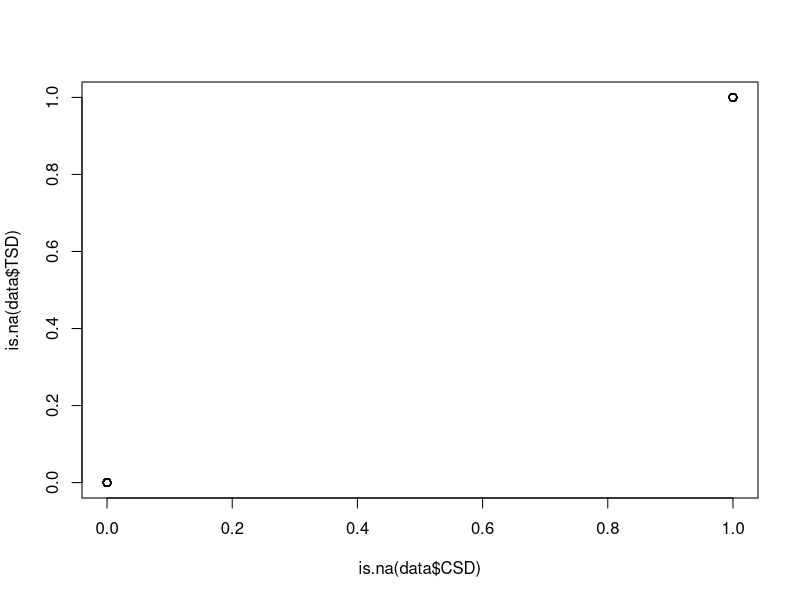

Here is the R script that generated this plot:

# Clear out the R-Environment
rm(list=ls())

# Load packages
library(metafor)
library(plyr)

# Function to calculate the effect sizes both ways
my_calc_es<-function(c_mean, c_sd, c_n, t_mean, t_sd, t_n, study_id){
	
	# Load package locally
	require(plyr)
	
	# bind all together
	data<-data.frame(c_mean=c_mean, c_sd=c_sd, c_n=c_n, t_mean=t_mean, t_sd=t_sd, t_n=t_n, study_id=study_id)
	
	# Calculate the CVs
	data$c_cv<-data$c_sd/data$c_mean
	data$t_cv<-data$t_sd/data$t_mean
	
	# Get the weighted CV^2
	# First pool at the level of the study, weighted
	pooled<-ddply(data, .(study_id), summarise, c_cv2=weighted.mean(c_cv^2, c_n, na.rm=T), t_cv2=weighted.mean(t_cv^2, t_n, na.rm=T), c_n=mean(c_n, na.rm=T), t_n=mean(t_n, na.rm=T))
	
	# Now get the weighted cv2s
	mean_c_cv2<-weighted.mean(pooled$c_cv2, pooled$c_n, na.rm=T)
	mean_t_cv2<-weighted.mean(pooled$t_cv2, pooled$t_n, na.rm=T)
	
	# Calculate the effect sizes and variances different ways
	yi_miss<-log(data$t_mean / data$c_mean) + 0.5 * (data$t_cv^2 / data$t_n - data$c_cv^2 / data$c_n)
	vi_miss<-data$t_cv^2 / data$t_n + data$c_cv^2 / data$c_n + data$t_cv^4 / (2 * data$t_n^2) + data$c_cv^4 / (2 * data$c_n^2)

	yi_1B<-log(data$t_mean / data$c_mean) + 0.5 * (mean_t_cv2 / data$t_n - mean_c_cv2 / data$c_n)
	vi_1B<-mean_t_cv2 / data$t_n + mean_c_cv2 / data$c_n + mean_t_cv2^2 / (2 * data$t_n^2) + mean_c_cv2^2 / (2 * data$c_n^2)

	yi_1A<-yi_miss
	vi_1A<-vi_miss
	
	missing<-which(is.na(data$c_sd) == T)
	yi_1A[missing]<-yi_1B[missing]
	vi_1A[missing]<-vi_1B[missing]
	
	
	# Caluclate the matrix for method 2 - note this is just method 1B in the diagonal
	Vf<-diag(vi_1B)
	row.names(Vf)<-seq(1, length(yi_1A), 1)
	colnames(Vf)<-seq(1, length(yi_1A), 1)

	
	# Package up and return as list - first object is effect sizes, second is matrix for method 2
	output<-list()
	output[[1]]<-data.frame(ES_ID = seq(1, length(yi_1A), 1), yi_miss = yi_miss, vi_miss = vi_miss, yi_1A = yi_1A, vi_1A = vi_1A, yi_1B = yi_1B, vi_1B = vi_1B)
	output[[2]]<-Vf
	return(output)
}


# Load the data
data<-read.csv("data_test.csv")
head(data)

# Lets follow their lead and split by grazing type as per the paper. Here I will only re-analyse the CG group
data<-data[which(data$Comparison == "CG-SRG"),]

# Double check some stuff

# How many effect sizes
dim(data)[1]
# 173

# How many studies
length(unique(data$Study))
# 67 Studies

# How many grazing organisms
length(unique(data$Stock.type))
# 4, which are
unique(data$Stock.type)

# Is there a common control issue
data$control_ID<-paste0(data$Study, "_", data$Common.control)
length(unique(data$control_ID))
length((data$control_ID))
# Yes some studies have the issue

# Which are they
check<-ddply(data, .(Study), summarise, n_controls=length(unique(control_ID)), n_effects=length(control_ID))
shared<-check[which(check$n_controls != check$n_effects),]
shared
dim(shared)[1] / dim(check)[1]
# 13.4% have a shared control issue to some degree

# Double check they really are shared control - should be no variance within shared control
check<-ddply(data, .(control_ID), summarise, length(CN), sd(CN, na.rm=T), sd(CM, na.rm=T))
check[which(check[,2] > 1),]
# Yep looks good

# Can also check number of effect sizes with shared control issue here
sum(check[which(check[,2] > 1),2]) / dim(data)[1]
# 13.9% of effect sizes

# How much missing SD data?
plot(is.na(data$CSD), is.na(data$TSD))
# If control is missing, so is treatment - always here

sum(is.na(data$CSD)) / dim(data)[1]
# 35.8% of effects sizes have missing sds

# Function to calculate the effect sizes the four different ways

# Originally Macdonald et al handle the missing SD data by calculating the mean CV (for each grazing type, CG-SRG and UG-SRG) for the present data, then use this with the known mean to impute the SD. Essentially impute as a function of the mean assuming a linear assocation between mean and SD. This is very similar to our method 1A, but without weighted average and not on CV^2

# Now calculate effect sizes
data<-cbind(data, my_calc_es(c_mean=data$CM, c_sd=data$CSD, c_n=data$CN, t_mean=data$TM, t_sd=data$TSD, t_n=data$TN, study_id=data$Study)[[1]])
data$ES_ID<-as.factor(seq(1, nrow(data), 1))

# Model 1A: MLMA of missing SD effect sizes using pooled CV2
MLMA1A<-rma.mv(yi = yi_1A, V = vi_1A, random=list(~1|Study, ~1|ES_ID), data=data)
summary(MLMA1A)

# Model 1B: MLMA of all effect sizes using pooled CV2
MLMA1B<-rma.mv(yi = yi_1B, V = vi_1B, random=list(~1|Study, ~1|ES_ID), data=data)
summary(MLMA1B)

# Model 2: weighted regression of all effect sizes using pooled CV2 
# Note here and below I analyse here with effect sizes estimated as the mix of known CV and mean CV - doesn't have to be though
Vf<-my_calc_es(c_mean=data$CM, c_sd=data$CSD, c_n=data$CN, t_mean=data$TM, t_sd=data$TSD, t_n=data$TN, study_id=data$Study)[[2]]
data$ES_ID2<-rownames(Vf)
MLMA2<-rma.mv(yi = yi_1A, V = 0, random=list(~1|Study, ~1|ES_ID, ~1|ES_ID2), data=data, R=list(ES_ID2=Vf), Rscale=F)
summary(MLMA2)

# Model 3: add 0s in the matrix where SDs are not missing, and to vi where they are
missing<-which(is.na(data$yi_miss) == T)
diag(Vf)[-missing]<-0
data$vi_3<-data$vi_miss
data$vi_3[missing]<-0
MLMA3<-rma.mv(yi = yi_1A, V = vi_3, random=list(~1|Study, ~1|ES_ID, ~1|ES_ID2), data=data, R=list(ES_ID2=Vf), Rscale=F)
summary(MLMA3)

# Package up as table
results<-data.frame(method=c("1A", "1B", "2", "3"), b=c(MLMA1A$b, MLMA1B$b, MLMA2$b, MLMA3$b), ci.lb=c(MLMA1A$ci.lb, MLMA1B$ci.lb, MLMA2$ci.lb, MLMA3$ci.lb), ci.ub=c(MLMA1A$ci.ub, MLMA1B$ci.ub, MLMA2$ci.ub, MLMA3$ci.ub), tau2=c(sum(MLMA1A$sigma2), sum(MLMA1B$sigma2), sum(MLMA2$sigma2), sum(MLMA3$sigma2)))
write.table(results, file="Example.results.csv", sep=",", row.names=F, col.names=names(results))
